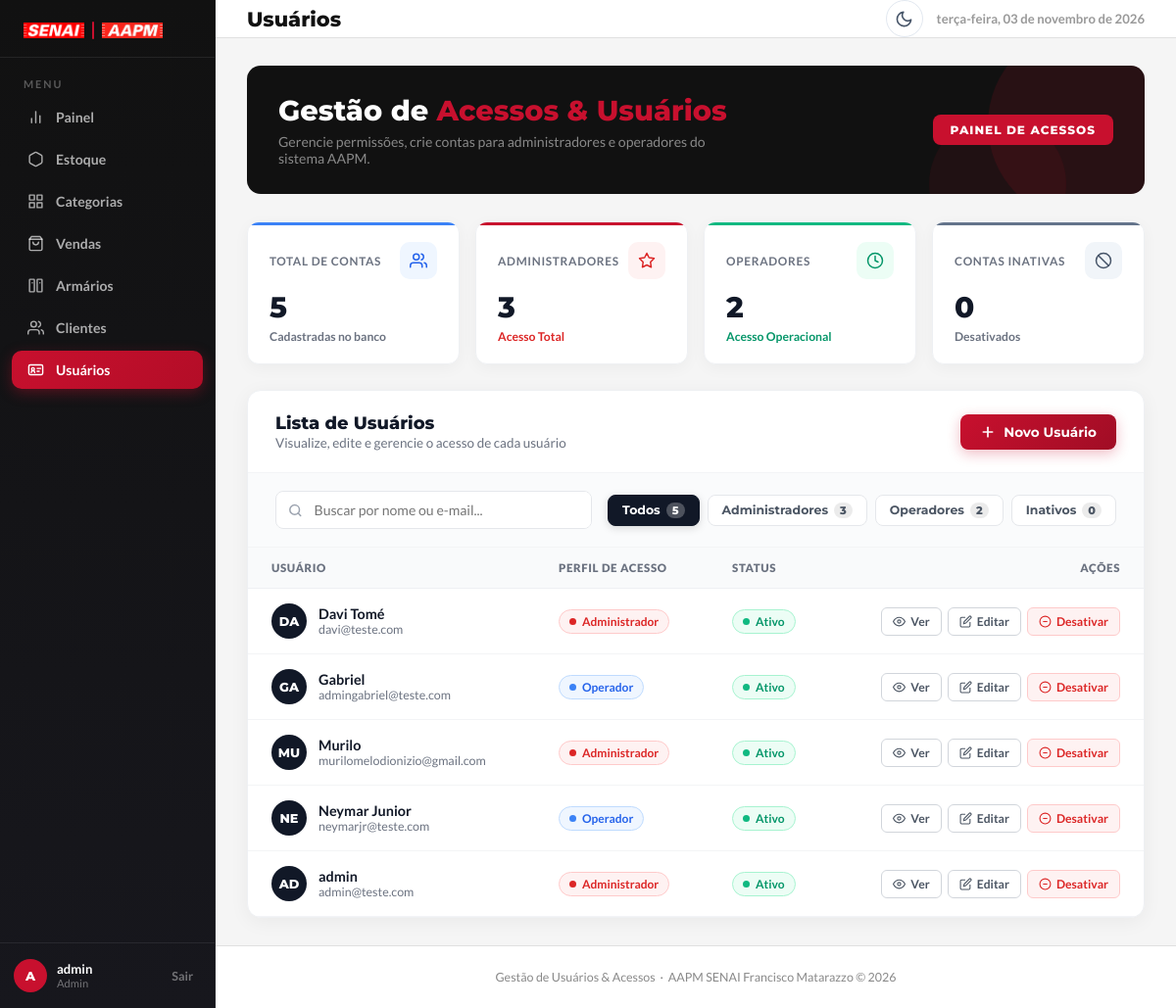
The app's page /usuarios/ (signed in), older data.
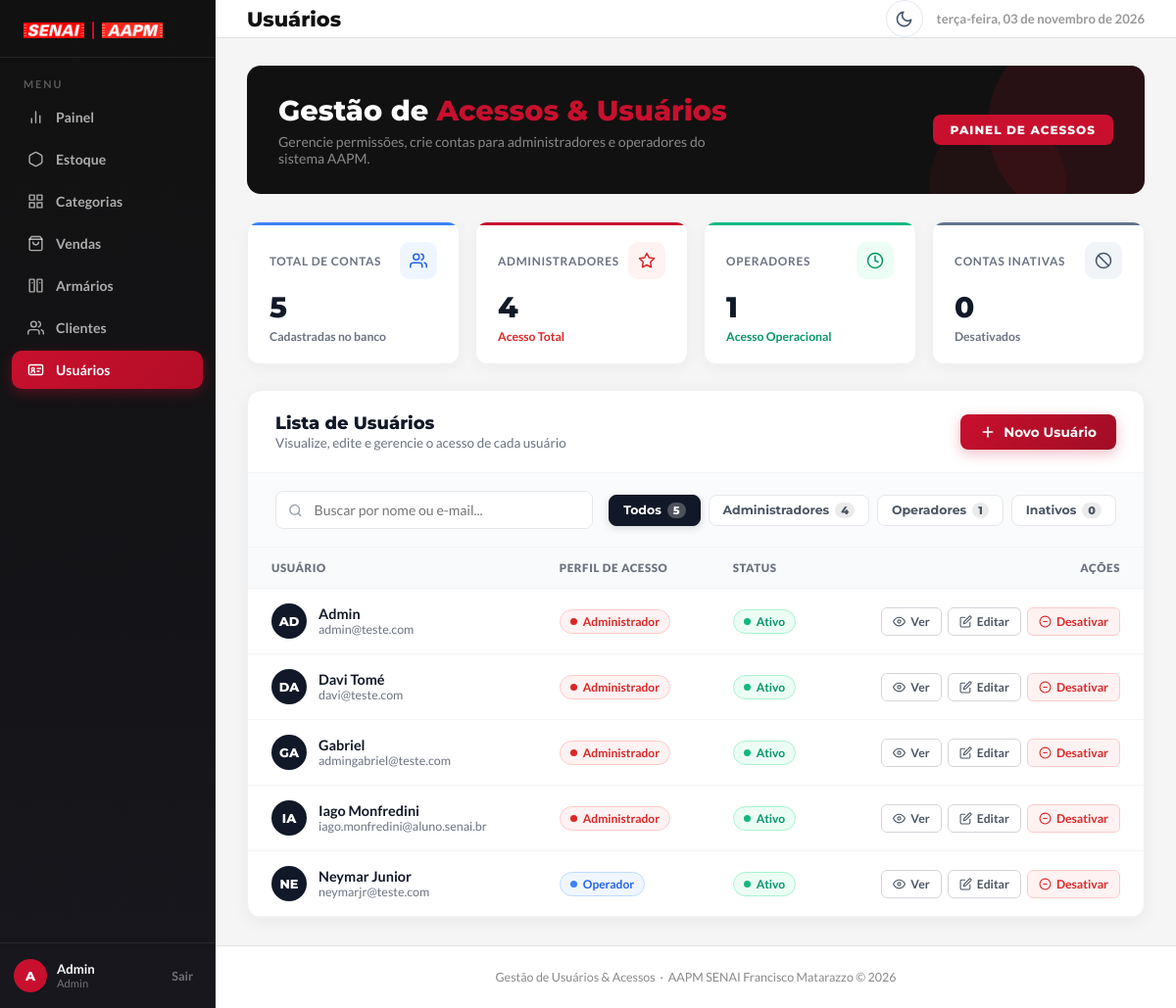
The same page, newer data.
### app/models/usuario.py (models this page shows)
class Usuario(Base):
    __tablename__ = "usuarios"
    id = Column(Integer, primary_key=True, autoincrement=True)
    nome = Column(String(100), nullable=False)
    email = Column(String(150), unique=True, nullable=False)
    senha_hash = Column(String(255), nullable=False)
    role = Column(String(20), default="operador")
    ativo = Column(Boolean, default=True)
    criado_em = Column(DateTime, server_default=func.now())

### app/controllers/admin_controller.py (the view)
@router.get("/")
def listar_usuarios(
    request: Request,
    db: Session = Depends(get_db),
    admin = Depends(get_admin) # Bloqueia quem não é admin
):
    usuarios = db.query(Usuario).order_by(Usuario.nome).all()
    return templates.TemplateResponse(
        request,
        "usuarios/index.html",
        {
            "request": request,
            "admin": admin,
            "usuarios": usuarios
        }
    )

### app/templates/usuarios/index.html (shortened to what this page needs)
﻿<!DOCTYPE html>
<html lang="pt-BR">
<head>
  <link rel="stylesheet" href="/static/css/usuarios.css?v=7" />
  <link rel="stylesheet" href="/static/css/transicoes.css?v=1" />
  <link rel="stylesheet" href="/static/css/modo-escuro.css?v=3" />
</head>
<body>
  <aside class="barra-lateral" id="barraLateral">
    <div class="barra-logo">
      <img class="barra-logo-senai" src="/static/uploads/foto-senai.png" alt="SENAI" />
      <div class="barra-logo-separador"></div>
      <img class="barra-logo-aapm" src="/static/uploads/logo-aapm.png" alt="AAPM" />
    </div>
    <span class="barra-menu-titulo">Menu</span>
    <ul class="barra-nav">
      <li>
        <a href="/painel">
          <svg viewBox="0 0 24 24">
            <line x1="18" y1="20" x2="18" y2="10" />
            <line x1="12" y1="20" x2="12" y2="4" />
            <line x1="6" y1="20" x2="6" y2="14" />
          </svg>
          Painel
        </a>
      </li>
      <li>
        <a href="/produtos/">
          <svg viewBox="0 0 24 24">
            <path d="M21 16V8a2 2 0 0 0-1-1.73l-7-4a2 2 0 0 0-2 0l-7 4A2 2 0 0 0 3 8v8a2 2 0 0 0 1 1.73l7 4a2 2 0 0 0 2 0l7-4A2 2 0 0 0 21 16z" />
          </svg>
          Estoque
        </a>
      </li>
      <li>
        <a href="/categorias/">
          <svg viewBox="0 0 24 24" fill="currentColor">
            <path d="M3 3h7v7H3V3zm11 0h7v7h-7V3zM3 14h7v7H3v-7zm11 0h7v7h-7v-7z" />
          </svg>
          Categorias
        </a>
      </li>
      <li>
        <a href="/pdv/">
          <svg viewBox="0 0 24 24">
            <path d="M6 2L3 6v14a2 2 0 0 0 2 2h14a2 2 0 0 0 2-2V6l-3-4z" />
            <line x1="3" y1="6" x2="21" y2="6" />
            <path d="M16 10a4 4 0 0 1-8 0" />
          </svg>
          Vendas
        </a>
      </li>
      <li>
        <a href="/armarios/">
          <svg viewBox="0 0 24 24">
            <rect x="3" y="3" width="7" height="18" rx="1" />
            <rect x="14" y="3" width="7" height="18" rx="1" />
            <line x1="7" y1="8" x2="7" y2="8.01" />
            <line x1="18" y1="8" x2="18" y2="8.01" />
          </svg>
          Armários
        </a>
      </li>
      <li>
        <a href="/clientes/">
          <svg viewBox="0 0 24 24">
            <path d="M17 21v-2a4 4 0 0 0-4-4H5a4 4 0 0 0-4 4v2" />
            <circle cx="9" cy="7" r="4" />
            <path d="M23 21v-2a4 4 0 0 0-3-3.87" />
            <path d="M16 3.13a4 4 0 0 1 0 7.75" />
          </svg>
          Clientes
        </a>
      </li>
      <li>
        <a href="/usuarios/" class="ativo" aria-current="page">
          <svg viewBox="0 0 24 24">
            <rect x="2" y="5" width="20" height="14" rx="2"></rect>
            <circle cx="8" cy="11" r="2"></circle>
            <path d="M5.5 16c0-1.4 1.1-2.5 2.5-2.5s2.5 1.1 2.5 2.5"></path>
            <line x1="14" y1="10" x2="19" y2="10"></line>
            <line x1="14" y1="14" x2="17" y2="14"></line>
          </svg>
          Usuários
        </a>
      </li>
    </ul>
    <div class="barra-rodape">
      <div class="barra-usuario">
        <div class="avatar-usuario">
          {{ (admin.nome[0] if admin and admin.nome else (usuario.nome[0] if usuario and usuario.nome else 'A')) | upper }}
        </div>
        <div class="info-usuario">
          <strong>{{ admin.nome if admin and admin.nome else (usuario.nome if usuario and usuario.nome else 'Administrador') }}</strong>
          <small>{{ (admin.role if admin and admin.role else (usuario.role if usuario and usuario.role else 'Admin')) | capitalize }}</small>
        </div>
      </div>
      <button class="btn-sair" type="button" onclick="window.location.href='/auth/logout'">
        Sair
      </button>
    </div>
  </aside>
  <div class="conteudo-principal">
    <header class="cabecalho-pagina">
      <div class="cabecalho-titulo">
        <h1>Usuários</h1>
      </div>
      <span class="cabecalho-data" id="dataAtual"></span>
    </header>
    <main class="area-conteudo">
      <section class="bloco-boas-vindas">
        <div class="bv-texto">
          <h2>Gestão de <span>Acessos & Usuários</span></h2>
          <p>Gerencie permissões, crie contas para administradores e operadores do sistema AAPM.</p>
        </div>
        <div class="bv-badge">Painel de Acessos</div>
      </section>
      {% set total_usuarios = usuarios | length %}
      {% set total_admins = usuarios | selectattr('role', 'equalto', 'admin') | list | length %}
      {% set total_operadores = usuarios | selectattr('role', 'equalto', 'operador') | list | length %}
      {% set total_inativos = usuarios | selectattr('ativo', 'equalto', false) | list | length %}
      <section class="grade-metricas">
        <div class="card-metrica card-total">
          <div class="cm-topo">
            <span class="cm-label">Total de Contas</span>
            <div class="cm-icone azul">
              <svg viewBox="0 0 24 24">
                <path d="M17 21v-2a4 4 0 0 0-4-4H5a4 4 0 0 0-4 4v2" />
                <circle cx="9" cy="7" r="4" />
                <path d="M23 21v-2a4 4 0 0 0-3-3.87" />
                <path d="M16 3.13a4 4 0 0 1 0 7.75" />
              </svg>
            </div>
          </div>
          <div class="cm-valor">{{ total_usuarios }}</div>
          <div class="cm-variacao"><span>Cadastradas no banco</span></div>
        </div>
        <div class="card-metrica card-alugado">
          <div class="cm-topo">
            <span class="cm-label">Administradores</span>
            <div class="cm-icone vermelho">
              <svg viewBox="0 0 24 24">
                <path d="M12 2l3 6 7 1-5 5 1 7-6-3-6 3 1-7-5-5 7-1z" />
              </svg>
            </div>
          </div>
          <div class="cm-valor">{{ total_admins }}</div>
          <div class="cm-variacao positivo">
            <span>Acesso Total</span>
          </div>
        </div>
        <div class="card-metrica card-disponivel">
          <div class="cm-topo">
            <span class="cm-label">Operadores</span>
            <div class="cm-icone verde">
              <svg viewBox="0 0 24 24">
                <circle cx="12" cy="12" r="10" />
                <polyline points="12 6 12 12 16 14" />
              </svg>
            </div>
          </div>
          <div class="cm-valor">{{ total_operadores }}</div>
          <div class="cm-variacao disponivel"><span>Acesso Operacional</span></div>
        </div>
        <div class="card-metrica card-inativo">
          <div class="cm-topo">
            <span class="cm-label">Contas Inativas</span>
            <div class="cm-icone cinza">
              <svg viewBox="0 0 24 24">
                <circle cx="12" cy="12" r="10" />
                <line x1="4.93" y1="4.93" x2="19.07" y2="19.07" />
              </svg>
            </div>
          </div>
          <div class="cm-valor">{{ total_inativos }}</div>
          <div class="cm-variacao"><span>Desativados</span></div>
        </div>
      </section>
      <section class="armarios-card">
        <div class="card-cabecalho">
          <div>
            <h3>Lista de Usuários</h3>
            <span>Visualize, edite e gerencie o acesso de cada usuário</span>
          </div>
          <button class="btn-principal" type="button" onclick="abrirModalNovo()">
            <svg viewBox="0 0 24 24" width="16" height="16" fill="none" stroke="currentColor" stroke-width="2.5" stroke-linecap="round" stroke-linejoin="round">
              <line x1="12" y1="5" x2="12" y2="19" />
              <line x1="5" y1="12" x2="19" y2="12" />
            </svg>
            Novo Usuário
          </button>
        </div>
        <div class="filtros-clientes">
          <div class="barra-busca-cliente">
            <svg viewBox="0 0 24 24" fill="none" stroke-width="2.5" stroke-linecap="round" stroke-linejoin="round">
              <circle cx="11" cy="11" r="8" />
              <line x1="21" y1="21" x2="16.65" y2="16.65" />
            </svg>
            <input type="text" id="buscaUsuario" placeholder="Buscar por nome ou e-mail..." autocomplete="off" />
          </div>
          <div class="grupo-chips" id="grupoFiltroTipo">
            <button class="btn-filtro ativo" type="button" data-tipo="">
              Todos <span class="chip-contador">{{ total_usuarios }}</span>
            </button>
            <button class="btn-filtro" type="button" data-tipo="admin">
              Administradores <span class="chip-contador">{{ total_admins }}</span>
            </button>
            <button class="btn-filtro" type="button" data-tipo="operador">
              Operadores <span class="chip-contador">{{ total_operadores }}</span>
            </button>
            <button class="btn-filtro" type="button" data-tipo="inativo">
              Inativos <span class="chip-contador">{{ total_inativos }}</span>
            </button>
          </div>
        </div>
        <div class="tabela-container">
          <table class="tabela-armarios">
            <thead>
              <tr>
                <th>Usuário</th>
                <th>Perfil de Acesso</th>
                <th>Status</th>
                <th style="text-align:right">Ações</th>
              </tr>
            </thead>
            <tbody id="tabelaUsuarios">
              {% set email_logado = (admin.email if admin and admin.email else (usuario.email if usuario and usuario.email else '')) %}
              {% for u in usuarios %}
              <tr data-tipo="{{ 'inativo' if not u.ativo else u.role }}">
                <td>
                  <div class="usuario-cell">
                    <div class="usuario-avatar {{ 'ativo-av' if u.ativo else '' }}">
                      {{ u.nome[:2] | upper }}
                    </div>
                    <div>
                      <div class="usuario-info-nome">{{ u.nome }}</div>
                      <div class="usuario-info-email">{{ u.email }}</div>
                    </div>
                  </div>
                </td>
                <td>
                  <span class="tag-tipo {{ 'vermelho' if u.role == 'admin' else 'azul' }}">
                    <span class="ponto-status"></span>
                    {{ "Administrador" if u.role == 'admin' else "Operador" }}
                  </span>
                </td>
                <td>
                  <span class="tag-tipo {{ 'verde' if u.ativo else 'cinza' }}">
                    <span class="ponto-status"></span>
                    {{ "Ativo" if u.ativo else "Inativo" }}
                  </span>
                </td>
                <td>
                  <div class="acoes-armario" style="justify-content: flex-end;">
                    <button
                      class="btn-acao btn-abrir-ver"
                      type="button"
                      title="Ver detalhes do usuário"
                      data-id="{{ u.id }}"
                      data-nome="{{ u.nome }}"
                      data-email="{{ u.email }}"
                      data-role="{{ u.role }}"
                      data-ativo="{{ 'true' if u.ativo else 'false' }}"
                      onclick="abrirModalVerBtn(this)">
                      <svg viewBox="0 0 24 24">
                        <path d="M1 12s4-8 11-8 11 8 11 8-4 8-11 8-11-8-11-8z" />
                        <circle cx="12" cy="12" r="3" />
                      </svg>
                      Ver
                    </button>
                    <button
                      class="btn-acao btn-editar"
                      type="button"
                      title="Editar usuário"
                      data-id="{{ u.id }}"
                      data-nome="{{ u.nome }}"
                      data-email="{{ u.email }}"
                      data-role="{{ u.role }}"
                      onclick="abrirModalEditarBtn(this)">
                      <svg viewBox="0 0 24 24">
                        <path d="M11 4H4a2 2 0 0 0-2 2v14a2 2 0 0 0 2 2h14a2 2 0 0 0 2-2v-7" />
                        <path d="M18.5 2.5a2.121 2.121 0 0 1 3 3L12 15l-4 1 1-4 9.5-9.5z" />
                      </svg>
                      Editar
                    </button>
                    {% set is_proprio = (u.email == email_logado) %}
                    {% if u.ativo %}
                    <button
                      class="btn-acao btn-excluir"
                      type="button"
                      title="{{ 'Você não pode desativar seu próprio acesso' if is_proprio else 'Desativar acesso' }}"
                      data-id="{{ u.id }}"
                      data-nome="{{ u.nome }}"
                      data-acao="desativar"
                      data-proprio="{{ 'true' if is_proprio else 'false' }}"
                      onclick="abrirModalToggleBtn(this)">
                      <svg viewBox="0 0 24 24">
                        <circle cx="12" cy="12" r="10" />
                        <line x1="8" y1="12" x2="16" y2="12" />
                      </svg>
                      Desativar
                    </button>
                    {% endif %}
                  </div>
                </td>
              </tr>
              {% endfor %}
            </tbody>
          </table>
        </div>
      </section>
    </main>
    <footer class="rodape-admin">
      Gestão de Usuários & Acessos &nbsp;·&nbsp; AAPM SENAI Francisco Matarazzo &copy; 2026
    </footer>
  </div>
</body>
</html>

### app/static/css/transicoes.css (style rules this page uses)
html { scroll-behavior: smooth !important; }
body { transition: opacity 0.18s cubic-bezier(0.4, 0, 0.2, 1), transform 0.18s cubic-bezier(0.4, 0, 0.2, 1); }
.scroll-revelar { opacity: 0; transform: translateY(18px); transition: opacity 0.45s cubic-bezier(0.16, 1, 0.3, 1), transform 0.45s cubic-bezier(0.16, 1, 0.3, 1); will-change: opacity, transform; }
.scroll-revelar.scroll-revelado { opacity: 1; transform: translateY(0); }

Row changes from the older to the newer data that the page shows:
changed Usuario "AD": nome "admin" → "Admin"; moves up the list
changed Usuario "Gabriel": role "Operador" → "Administrador"
changed Usuario: nome "MU" → "IA"; nome "Murilo" → "Iago Monfredini"; email "murilomelodionizio@gmail.com" → "iago.monfredini@aluno.senai.br"
Text that changed along with them:
{{ total_admins }}: "3" → "4"
{{ total_operadores }}: "2" → "1"
text no longer shown: "admin"
text now shown: "Admin"
